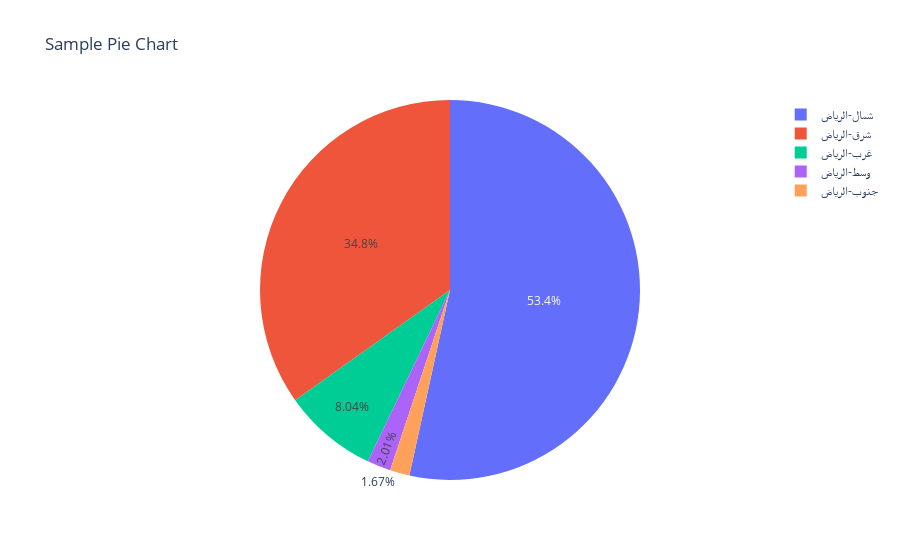

Notebook cell for this chart:
### Code cell
fig = px.pie(real_estate_location, values=real_estate_location.values, names=real_estate_location.index, title='Sample Pie Chart')

# Show the pie chart
fig.show()

### Figure 1 — Plotly figure (JSON) as saved in the notebook; plotly's stock layout.template omitted (floating-point values rounded to 4 significant figures)
{"data": [{"domain": {"x": [0, 1], "y": [0, 1]}, "hovertemplate": "location=%{label}<br>value=%{value}<extra></extra>", "labels": ["شمال-الرياض", "شرق-الرياض", "غرب-الرياض", "وسط-الرياض", "جنوب-الرياض"], "legendgroup": "", "name": "", "showlegend": true, "type": "pie", "values": [3613, 2356, 544, 136, 113]}], "layout": {"legend": {"tracegroupgap": 0}, "title": {"text": "Sample Pie Chart"}}}
